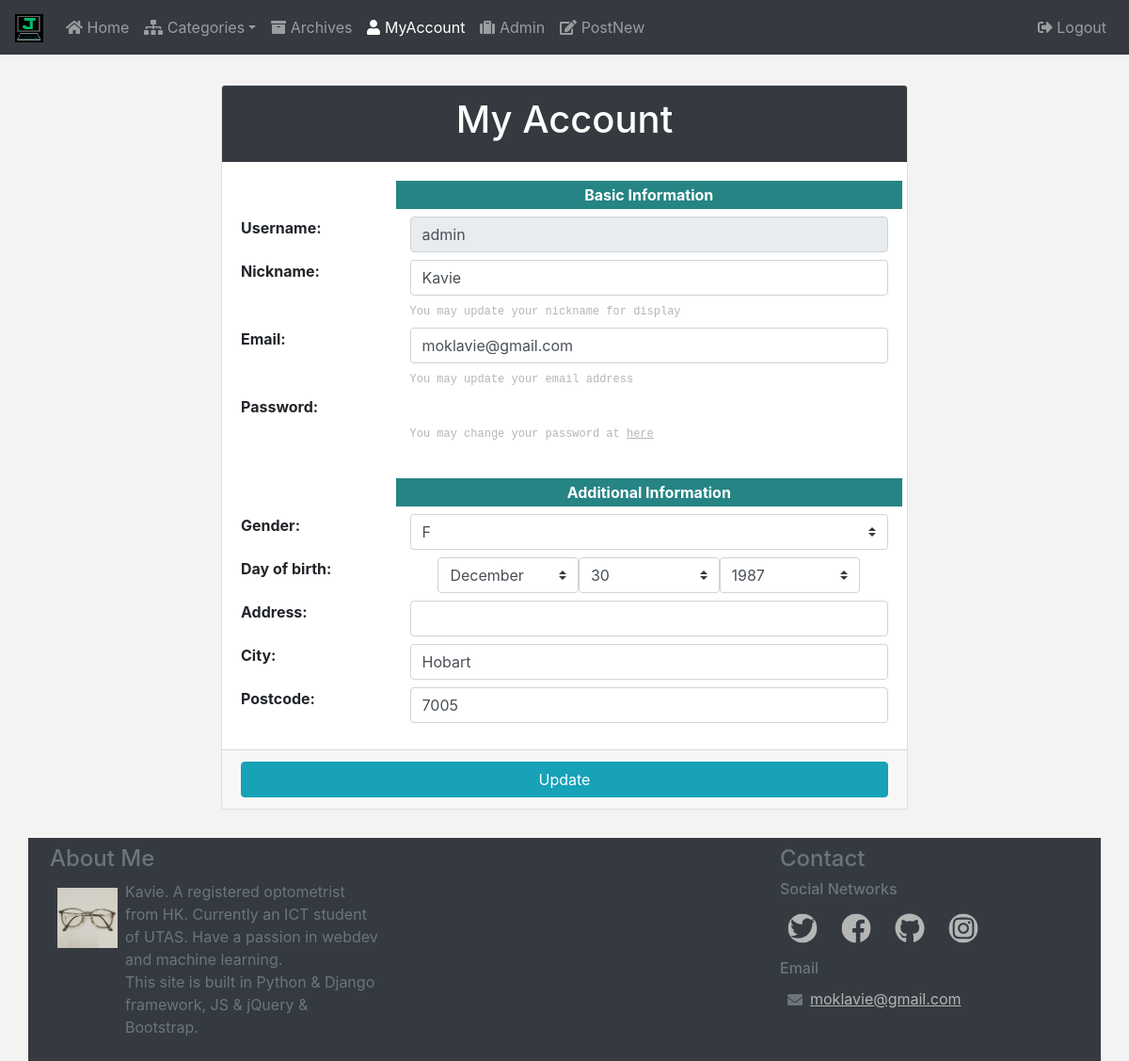
/myaccount/ (signed in), run on the app's committed database.
### blog/models.py (models this page shows, shortened)
class Profile(models.Model):
	user = models.OneToOneField(User, on_delete=models.CASCADE)
	gender = models.CharField(null=True, blank=True, max_length=1, choices=(('',''),('M',"M"),('F','F')))
	day_of_birth = models.DateField(null=True, blank=True)
	address = models.TextField(null=True, blank=True)
	city = models.CharField(null=True, blank=True, max_length=100)
	postcode = models.CharField(null=True, blank=True, max_length=6)

### blog/views.py (the view)
# urls.py: path('myaccount/', bv.useraccount, name='myaccount'),
@login_required
def useraccount(request):
	status = request.user.is_authenticated
	if request.method == "POST":
		form = UserAccount(request.POST, instance=request.user)
		profile_form = UserProfile(request.POST, instance=request.user.profile)
		if form.is_valid() and profile_form.is_valid():
			form.save()
			profile_form.save()
			return blogindex(request)
		else:
			form = UserAccount(instance=request.user)
			profile_form = UserProfile(instance=request.user.profile)
			error = 'There is something wrong about your information!'
			return render(request, 'registration/myaccount.html', {'form':form, 'profile_form':profile_form, 'error':error})
	else:
		form = UserAccount(instance=request.user)
		profile_form = UserProfile(instance=request.user.profile)
		return render(request, 'registration/myaccount.html', {'form':form, 'profile_form':profile_form})

### blog/form.py
class UserAccount(UserChangeForm):
	username = forms.CharField(required=True, disabled=True)
	email = forms.EmailField(required=False, help_text='You may update your email address')
	first_name = forms.CharField(required=False, label='Nickname', help_text='You may update your nickname for display')
	password = forms.CharField(
		required=False,
		help_text='You may change your password at <a href="../change_password/">here</a>'
		)
	class Meta:
		model = User
		fields = ('username', 'first_name', 'email', 'password')

class UserProfile(forms.ModelForm):
	gender = forms.ChoiceField(required=False, choices=(('',''),('M','M'),('F','F')))
	day_of_birth = forms.DateField(required=False, widget=forms.widgets.SelectDateWidget(years=range(1917,2018)))
	address = forms.CharField(required=False)
	city = forms.CharField(required=False)
	postcode = forms.CharField(required=False, max_length=6)
	class Meta:
		model = Profile
		fields = ('gender','day_of_birth','address','city','postcode')

### templates/registration/myaccount.html (shortened to what this page needs)
{% extends 'base.html' %}
{% load static %}
{% block content %}
<form method='POST'>
	<div class='card'>
		<div class='card-header d-flex justify-content-center bg-dark text-white'><h1>My Account</h1></div>
		<div class='card-body'>
			<div class='row'>
				<dt class='col col-lg-3'></dt>
				<dd class='col-12 col-lg-9 d-flex justify-content-center account_header text-white'>Basic Information</dd>
			</div>
			{% for field in form %}
			<div class='row'>
				<dt class='col-12 col-lg-3'>{{ field.label_tag }}</dt>
				{% if field.name != 'password' %}
				<dd class='col-12 col-lg-9'>{{ field }}</dd>
				{% endif %}
				{% if field.help_text %}
				<dd class='col-12 col-lg-9 offset-lg-3 helptext'>{{ field.help_text |safe }}</dd>
				{% endif %}
			</div>
			{% endfor %}
			<div class='rowspace'></div>
			<div class='row'>
				<dt class='col col-lg-3'></dt>
				<dd class='col-12 col-lg-9 d-flex justify-content-center account_header text-white'>Additional Information</dd>
			</div>
			{% for field in profile_form %}
			<div class='row'>
				<dt class='col-12 col-lg-3'>{{ field.label_tag }}</dt>
				{% if field.name == 'day_of_birth' %}
				<dd class='col-12 col-lg-9'>
					<div class='row' id='dob'>
						<div class='col-1'></div>
						{{ field }}
						<div class='col-1'></div>
					</div>
				</dd>
				{% else %}
				<dd class='col-12 col-lg-9'>{{ field }}</dd>
				{% endif %}
			</div>
			{% endfor %}
		</div>
		<div class='card-footer'>
			<button type='submit' class='btn btn-block btn-info'>Update</button>
		</div>
	</div>
</form>
{% endblock %}

### static/css/mystyle.css (style rules this page uses)
body { background-color: #f3f3f3; }
.rowspace { height: 30px; }
.helptext { color: #b5b5b5; font-size: 0.75em; font-family: Courier; }
.helptext { color: #b5b5b5; font-size: 0.75rem; font-family: Courier; }
.helptext a { color: #b5b5b5; text-decoration: underline; }
.account_header { background-color: #268484; padding: 3px; font-weight: bold; }

### data on the page
Profile: profile_form "F" "Hobart" "7005"

### other printed values
{{ field.label_tag }} "Username:" "Nickname:" "Email:" "Password:"
{{ field.help_text |safe }} "You may update your nickname for display" "You may update your email address" "You may change your password at here"
{{ field.label_tag }} "Gender:" "Day of birth:" "Address:" "City:" "Postcode:"
